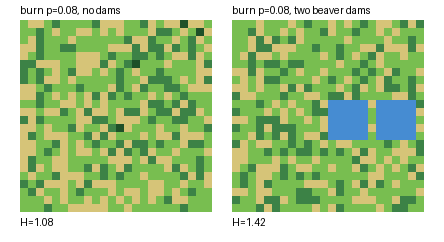

This figure's Python source:
# SPDX-License-Identifier: MIT
"""Ch.8 x ch.9 visual: 24x24 island at burn p=0.08 for 100 years, without and with two beaver-dam wetlands (blue = wetland, never burns)."""
import random
from PIL import Image, ImageDraw
from succession_sim import Island
COL = [(214, 196, 120), (120, 190, 80), (60, 130, 70), (30, 80, 40)]; WET = (70, 140, 210)
def run(p, wet, n=24, years=100, seed=1):
    rng = random.Random(seed); I = Island(n, 0); I.dig(list(wet))
    for _ in range(years):
        I.step(1)
        for j in range(n):
            for i in range(n):
                if (i, j) not in wet and rng.random() < p: I.t[j][i] = 0.0
    return I
def render(path="wetland_firebreak.png", cell=8):
    n = 24; wet = {(i, j) for c in (14, 20) for i in range(c - 2, c + 3) for j in range(10, 15)}
    img = Image.new("RGB", (2 * (n * cell + 20) + 20, n * cell + 50), "white"); d = ImageDraw.Draw(img)
    for k, (title, w) in enumerate((("burn p=0.08, no dams", set()), ("burn p=0.08, two beaver dams", wet))):
        I = run(0.08, w); ox = 20 + k * (n * cell + 20)
        for j in range(n):
            for i in range(n):
                c = WET if (i, j) in w else COL[min(3, I.stage(i, j))]
                d.rectangle([ox + i * cell, 20 + j * cell, ox + i * cell + cell - 1, 20 + j * cell + cell - 1], fill=c)
        d.text((ox, 4), title, fill="black"); d.text((ox, 24 + n * cell), "H=%.2f" % abs(I.shannon()), fill="black")
    img.save(path); return path
if __name__ == "__main__": print(render())
